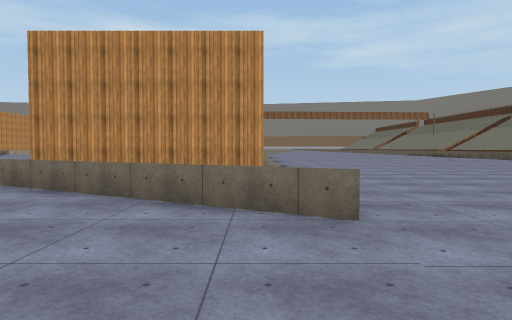
[1] (above)

24 first-person views from a walk through a scene from a Unity 3-D project. The camera is 1.4 m above the floor, tilts 2° down and sees 75° across. The floor is counted in squares, 2 m on a side. Each view is taken from the middle of a square. On the plan, view 1 faces up. The plan holds only what a view shows up to about 10 squares ahead; the rest is blank. The place goes on beyond the plan. The player is left out. Surface patterns are stand-ins for the level's own textures.

[2]
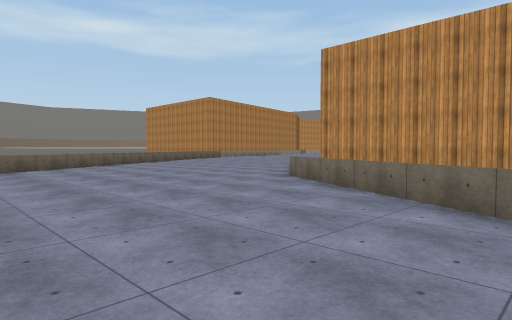

[3]
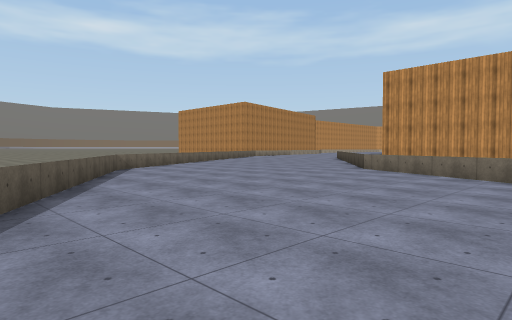

[4]
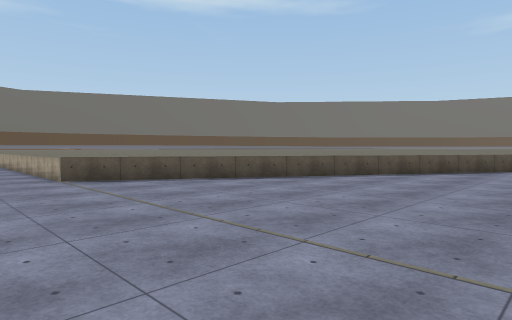

[5]
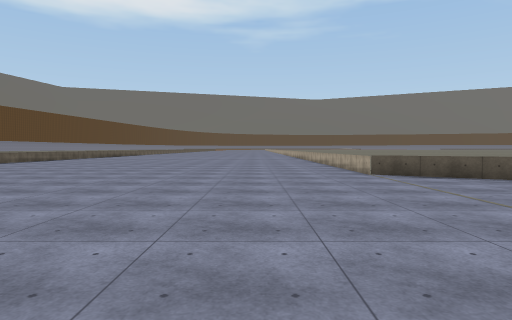

[6]
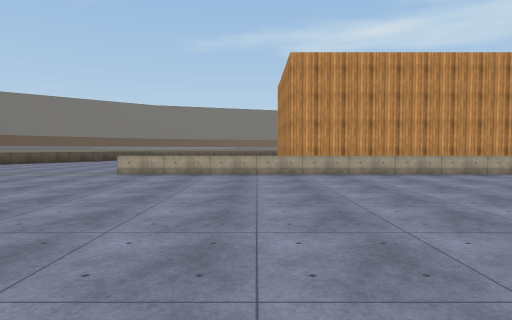

[7]
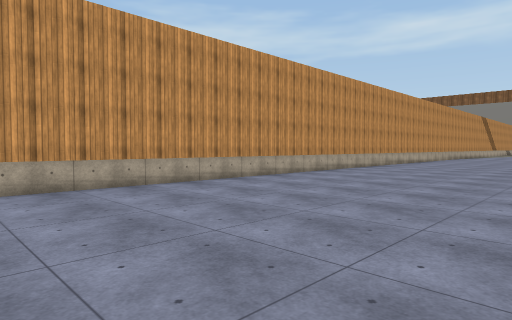

[8]
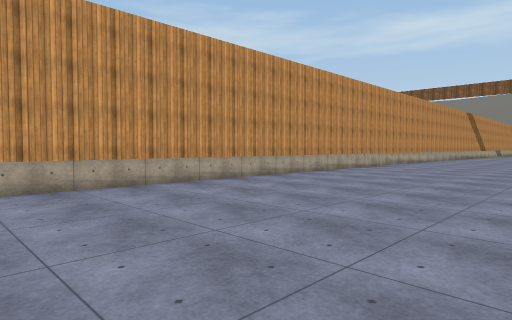

[9]
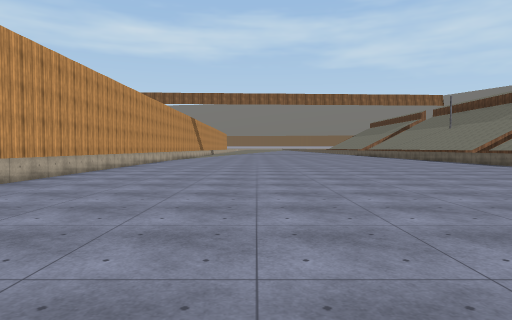

[10]
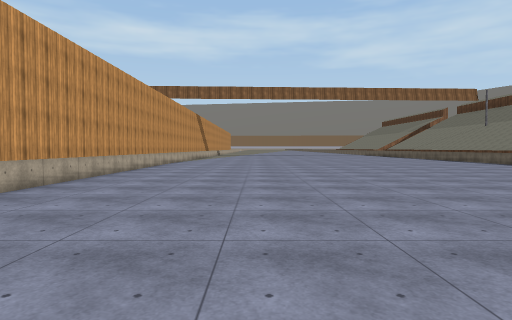

[11]
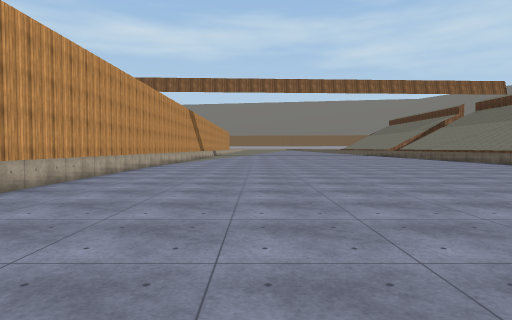

[12]
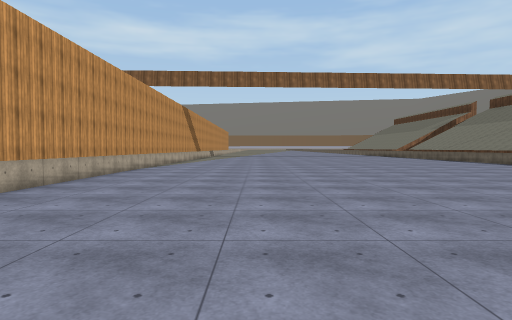

[13]
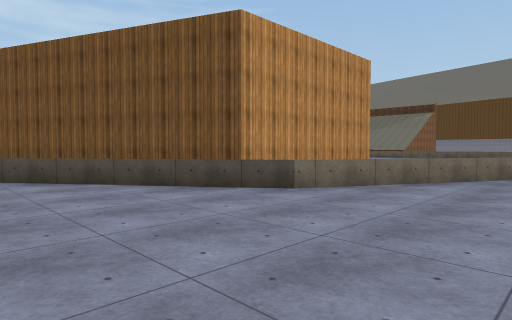

[14]
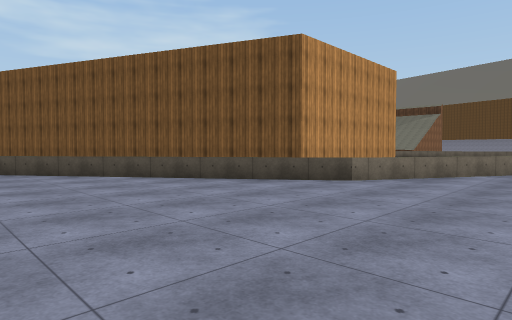

[15]
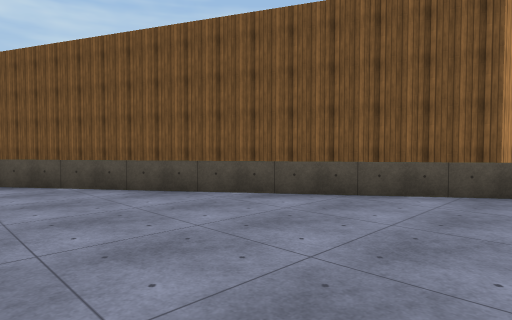

[16]
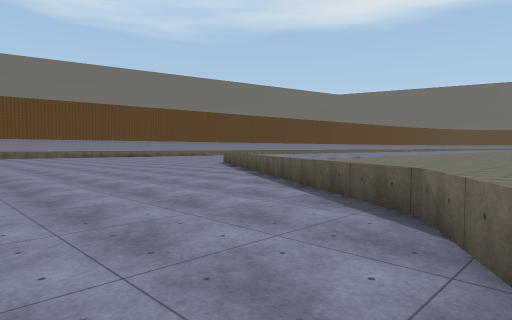

[17]
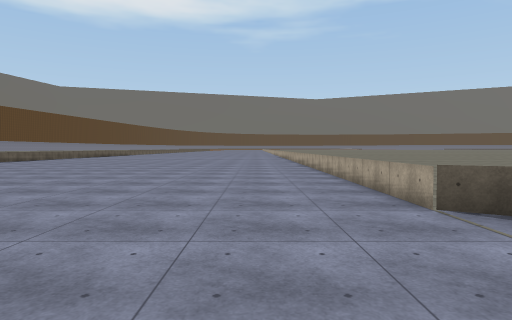

[18]
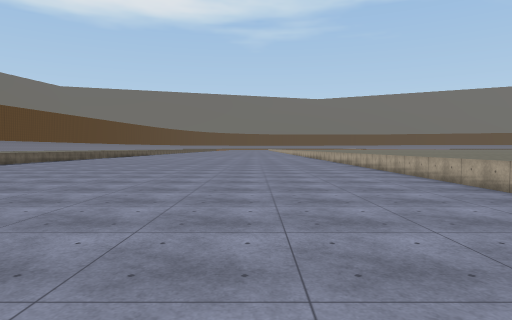

[19]
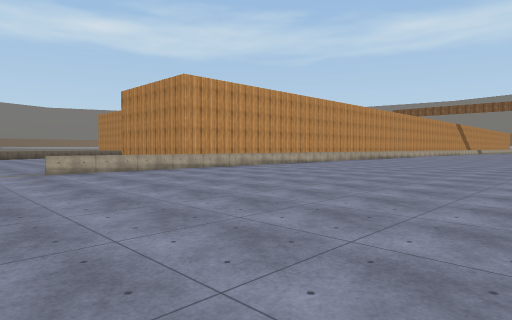

[20]
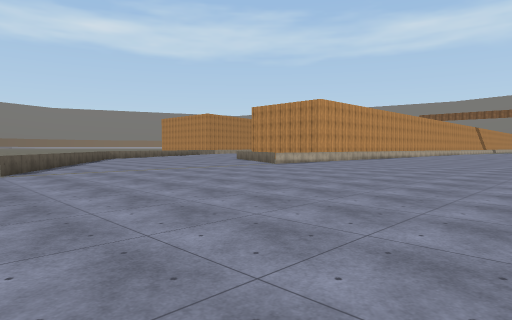

[21]
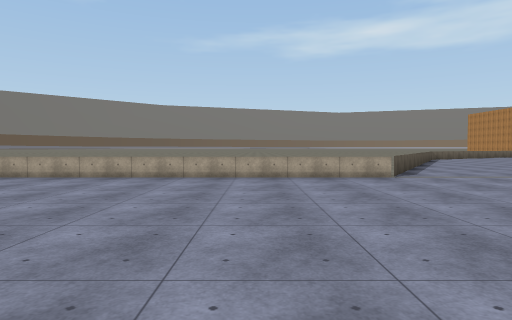

[22]
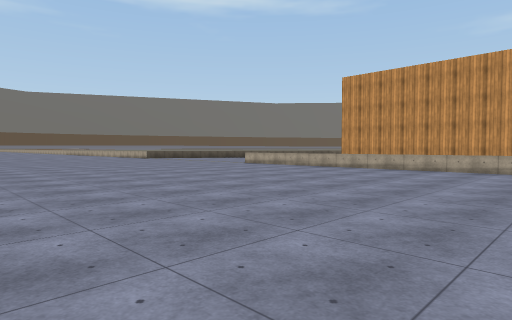

[23]
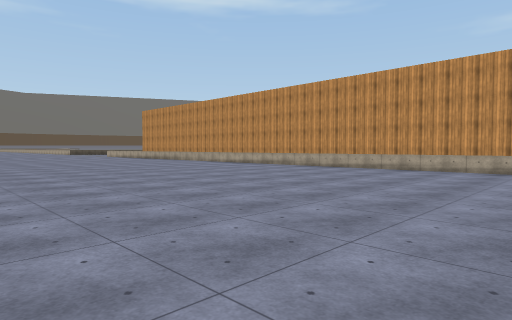

[24]
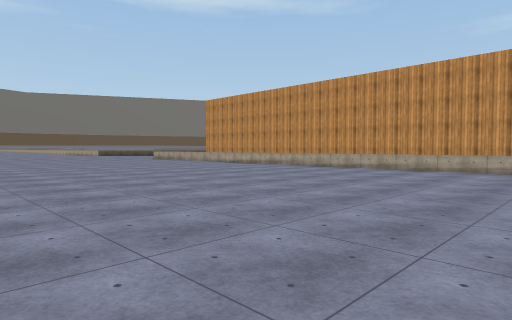

### Floor plan
Points are (right, up) in squares from view 1. A wall is a line through its corners. A room is listed if a view was taken in it or the views show most of it. See-through windows are left out.
Room 1 (views 1, 2, 3, 4, 5, 6, 7, 8, 9, 10, 11, 12, 13, 14, 15, 16, 17, 18, 19, 20, 21, 22, 23, 24)
walls: (-7.6, 13) (-8.5, 15); (0.2, 32) (0.2, 8) (-5.4, 8) (-6, 9.4)
low walls: (-11.9, 2.2) (-10.8, 0.5) (1, -6.7) (1, -14.5); (1, 32) (1, 3.2) (-5.4, 6.6) (-11, 14.6)

Where each view was taken, in squares from view 1:
view 1: 0 up, 0 right, facing up
view 2: 0 up, 0 right, facing up-left
view 3: 4 down, 0 right, facing up-left
view 4: 1 up, 3 right, facing down-left
view 5: 2 up, 4 right, facing down
view 6: 7 up, 10 right, facing left
view 7: 9 up, 7 right, facing up-left
view 8: 14 up, 7 right, facing up-left
view 9: 14 up, 6 right, facing up
view 10: 17 up, 5 right, facing up
view 11: 20 up, 5 right, facing up
view 12: 22 up, 5 right, facing up
view 13: 3 up, 10 left, facing up-right
view 14: 3 up, 12 left, facing up-right
view 15: 7 up, 12 left, facing up-right
view 16: 4 up, 12 left, facing down-right
view 17: 3 down, 3 right, facing down
view 18: 4 down, 5 right, facing down
view 19: 1 up, 11 right, facing up-left
view 20: 8 down, 11 right, facing up-left
view 21: 10 down, 9 right, facing left
view 22: 15 up, 12 right, facing down-left
view 23: 32 up, 12 right, facing down-left
view 24: 24 up, 12 right, facing down-left
